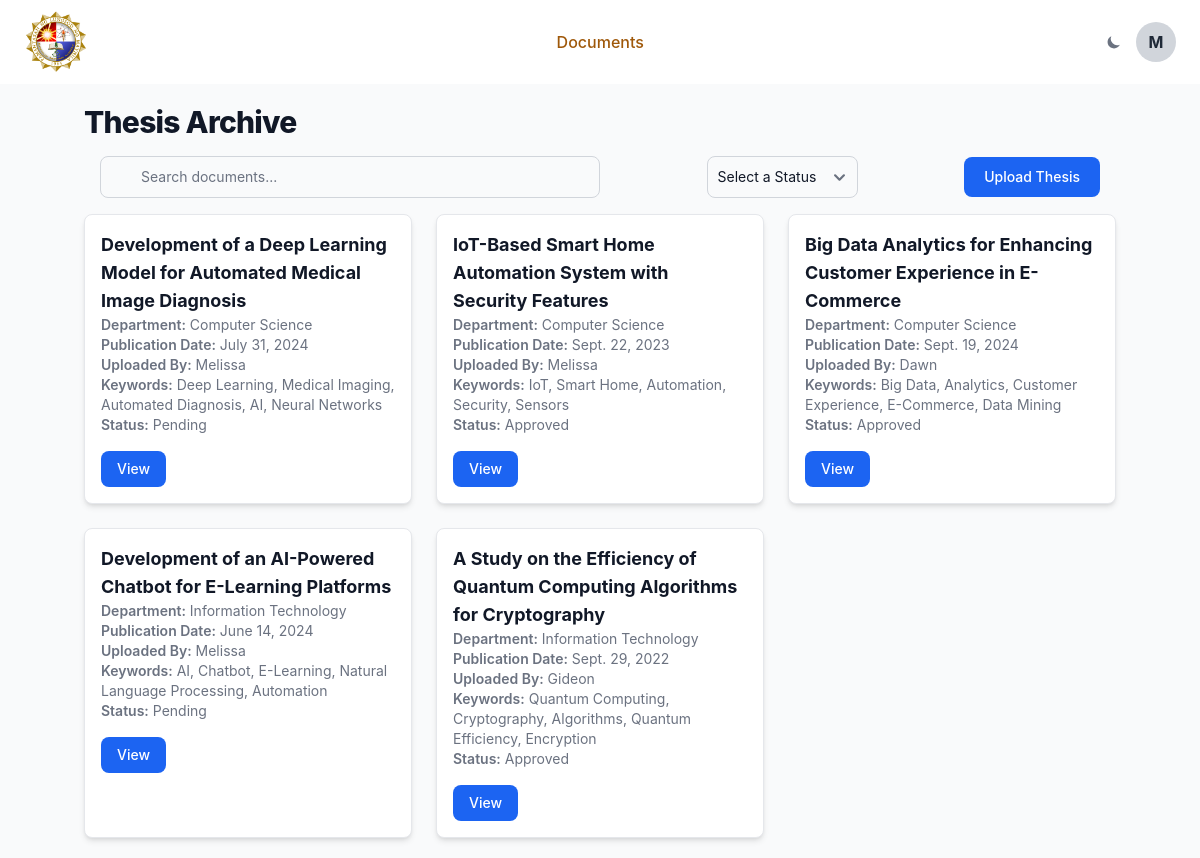
The page /document/list (signed in) on the database its author committed.
### archive_app/models.py (models this page shows, shortened)
class User(AbstractUser):
    ROLE_CHOICES = [
        ('guest', 'Guest'),
        ('student', 'Student'),
        ('admin', 'Admin'),
    ]
    username = None  # Remove the username field
    first_name = None  # Remove the first_name field
    last_name = None  # Remove the last_name field
    email = models.EmailField(unique=True)  # Use email as the unique identifier
    full_name = models.CharField(max_length=255, blank=True)  # Custom full_name field
    role = models.CharField(max_length=10, choices=ROLE_CHOICES, default='guest')
    is_active = models.BooleanField(default=True)
    objects = CustomUserManager()  # Attach the custom manager
    USERNAME_FIELD = 'email'  # Set email as the unique identifier for authentication
    REQUIRED_FIELDS = []  # Remove the requirement for other fields during user creation

class Document(models.Model):
    STATUS_CHOICES = [
        ('Pending', 'Pending'),
        ('Approved', 'Approved'),
    ]
    title = models.CharField(max_length=255)  # Required
    abstract = models.TextField(blank=True, null=True)  # Optional
    publication_date = models.DateField(blank=True, null=True)
    document_type = models.CharField(max_length=100, blank=True, null=True)  # Optional
    degree_name = models.CharField(max_length=100, blank=True, null=True)  # Optional
    subject_categories = models.CharField(max_length=255, blank=True, null=True)  # Optional
    college = models.CharField(max_length=100, blank=True, null=True)  # Optional
    department = models.CharField(max_length=100)  # Required
    advisor = models.CharField(max_length=100, blank=True, null=True)  # Optional
    panel_members = models.TextField(blank=True, null=True)  # Optional
    keywords = models.TextField(blank=True, null=True)  # Optional
    language = models.CharField(max_length=50, blank=True, null=True)  # Optional
    file_path = models.FileField(upload_to='documents/')  # Required
    uploaded_by = models.ForeignKey(User, on_delete=models.CASCADE)  # Required
    status = models.CharField(max_length=10, choices=STATUS_CHOICES, default='Pending')  # Required

### archive_app/views.py (the view)
# urls.py: path('document/list', views.document_list, name='document_list'),
def document_list(request):
    query = request.GET.get('q')  # For search functionality
    status_filter = request.GET.get('status')  # For status filtering (Pending, Approved, etc.)
    if request.user.is_authenticated:
        if request.user.role == 'student':
            documents = Document.objects.filter(
                Q(status="Approved") | Q(status="Pending", uploaded_by=request.user)
            )
        elif request.user.role == 'admin':
            documents = Document.objects.all()
        else:
            documents = Document.objects.filter(status="Approved")
    else:
        documents = Document.objects.filter(status="Approved")
    if query:
        documents = documents.filter(
            Q(title__icontains=query) | Q(keywords__icontains=query) | Q(abstract__icontains=query)
        )
    if status_filter:
        documents = documents.filter(status=status_filter)
    paginator = Paginator(documents, 10)  # Show 10 documents per page
    page = request.GET.get('page')
    documents = paginator.get_page(page)
    return render(request, 'document_list.html', {
        'documents': documents,
        'query': query,
        'selected_status': status_filter,
    })

### archive_app/templatetags/custom_filters.py (called while the page is built)
@register.filter
def initials(full_name):
    if not full_name:
        return ""
    name_parts = full_name.split()
    if len(name_parts) > 1:
        return f"{name_parts[0][0]}{name_parts[-1][0]}".upper()
    return name_parts[0][0].upper()  # Single name fallback

### templates/document_list.html (shortened to what this page needs)
{% extends "_base.html" %}
{% load static %}
{% block content %}
<section class="bg-gray-50 dark:bg-gray-900 p-3 sm:p-5">
    <div class="mx-auto max-w-screen-xl px-4 lg:px-12">
        <h1 class="text-2xl font-extrabold tracking-tight leading-none text-gray-900 md:text-3xl dark:text-white">
            Thesis Archive
        </h1>
        <div class="flex items-center justify-between space-y-3 md:space-y-0 md:space-x-4 p-4">
            <div class="w-full md:w-1/2">
                <form method="GET" class="flex items-center">
                    <div class="relative w-full">
                        <input type="text" id="search" name="q"
                            class="bg-gray-50 border border-gray-300 text-gray-900 text-sm rounded-lg focus:ring-primary-500 focus:border-primary-500 block w-full pl-10 p-2.5 dark:bg-gray-700 dark:border-gray-600 dark:placeholder-gray-400 dark:text-white"
                            placeholder="Search documents..." value="{{ request.GET.q }}">
                    </div>
                </form>
            </div>
            {% if user.is_authenticated %}
            <div>
                <form method="GET">
                    <select name="status"
                        class="bg-gray-50 border border-gray-300 text-gray-900 text-sm rounded-lg focus:ring-primary-500 focus:border-primary-500 block w-full p-2.5 dark:bg-gray-700 dark:border-gray-600 dark:placeholder-gray-400 dark:text-white"
                        onchange="this.form.submit()">
                        <option value="" disabled {% if not request.GET.status %}selected{% endif %}>Select a Status</option>
                    </select>
                </form>
            </div>
            {% endif %}
            {% if user.is_authenticated and user.role == 'student' %}
            <button data-modal-target="submit-document-modal" data-modal-toggle="submit-document-modal"
                class="text-white bg-blue-600 hover:bg-blue-700 focus:ring-4 focus:ring-blue-300 font-medium rounded-lg text-sm px-4 lg:px-5 py-2 lg:py-2.5 dark:bg-blue-500 dark:hover:bg-blue-600 dark:focus:ring-blue-700"
                type="button">
                Upload Thesis
            </button>
            {% endif %}
        </div>
        <div class="grid grid-cols-1 sm:grid-cols-2 lg:grid-cols-3 gap-6">
            {% for document in documents %}
            <div
                class="bg-white dark:bg-gray-800 border border-gray-200 dark:border-gray-700 rounded-lg shadow-md overflow-hidden">
                <div class="p-4">
                    <h2 class="text-lg font-bold text-gray-900 dark:text-white">
                        {{ document.title }}
                    </h2>
                    <p class="text-sm text-gray-500 dark:text-gray-400">
                        <span class="font-semibold">Department:</span> {{ document.department }}
                    </p>
                    <p class="text-sm text-gray-500 dark:text-gray-400">
                        <span class="font-semibold">Publication Date:</span> {{ document.publication_date }}
                    </p>
                    <p class="text-sm text-gray-500 dark:text-gray-400">
                        <span class="font-semibold">Uploaded By:</span> {{ document.uploaded_by.full_name }}
                    </p>
                    <p class="text-sm text-gray-500 dark:text-gray-400">
                        <span class="font-semibold">Keywords:</span> {{ document.keywords }}
                    </p>
                    <p class="text-sm text-gray-500 dark:text-gray-400">
                        <span class="font-semibold">Status:</span> {{ document.status }}
                    </p>
                    <div class="mt-4 flex justify-between">
                        <a href="{% url 'view_document' document.id %}"
                            class="text-white bg-blue-600 hover:bg-blue-700 font-medium rounded-lg text-sm px-4 py-2">
                            View
                        </a>
                    </div>
                </div>
            </div>
            {% empty %}
            <p class="text-center text-gray-500 dark:text-gray-400">
                No documents found.
            </p>
            {% endfor %}
        </div>
    </div>
</section>
{% endblock content %}

### templates/_base.html (shortened to what this page needs)
{% load compress %} {% load static %} {% load custom_filters %}
<!DOCTYPE html>
<html lang="en">
  <head>
    {% compress css %}
    <link rel="stylesheet" href="{% static 'src/output.css' %}" />
    {% endcompress %}
  </head>
  <body class="bg-gray-50 dark:bg-gray-900">
    <header>
      <nav
        class="bg-white border-gray-200 px-4 lg:px-6 py-2.5 dark:bg-gray-800"
      >
        <div
          class="flex flex-wrap justify-between items-center mx-auto max-w-screen-xl"
        >
          <a href="#" class="flex items-center">
            <img
              src="{% static 'assets/plm-logo.png' %}"
              class="mr-3 h-10 sm:h-16"
              alt="PLM Logo"
            />
          </a>
          <div class="flex items-center lg:order-2">
            <button
              id="theme-toggle"
              type="button"
              class="text-gray-500 dark:text-gray-400 hover:bg-gray-100 dark:hover:bg-gray-700 focus:outline-none focus:ring-4 focus:ring-gray-200 dark:focus:ring-gray-700 rounded-lg p-1.5 mr-2"
            >
              <svg
                id="theme-toggle-dark-icon"
                class="hidden w-4 h-4"
                fill="currentColor"
                viewBox="0 0 20 20"
                xmlns="http://www.w3.org/2000/svg"
              >
                <path
                  d="M17.293 13.293A8 8 0 016.707 2.707a8.001 8.001 0 1010.586 10.586z"
                ></path>
              </svg>
            </button>
            {% if user.is_authenticated %}
            <button
              id="avatarButton"
              data-dropdown-toggle="userDropdown"
              data-dropdown-placement="bottom-start"
              class="w-10 h-10 rounded-full flex items-center justify-center bg-gray-300 text-gray-800 dark:bg-gray-700 dark:text-white font-bold"
            >
              {{ user.full_name|initials }}
            </button>
            {% endif %}
          </div>
          <div
            class="hidden justify-center items-center w-full lg:flex lg:w-auto lg:order-1"
            id="mobile-menu-2"
          >
            <ul
              class="flex flex-col mt-4 font-medium lg:flex-row lg:space-x-8 lg:mt-0"
            >
              <li>
                <a
                  href="{% url 'document_list' %}"
                  class="text-gray-700 dark:text-gray-300 hover:text-yellow-600 dark:hover:text-yellow-400 {% if request.path == '/document/list' %} text-yellow-600 dark:text-yellow-400 {% endif %}"
                >
                  Documents
                </a>
              </li>
            </ul>
          </div>
        </div>
      </nav>
    </header>
    <div class="container mx-auto px-4 max-w-full">
      {% block content %} {% endblock content %}
    </div>
  </body>
</html>

### rows shown on the page
User: full_name|initials "M"
Document: title "Development of a Deep Learning Model for Automated Medical Image Diagnosis", department "Computer Science", publication_date "July 31, 2024", uploaded_by.full_name "Melissa", keywords "Deep Learning, Medical Imaging, Automated Diagnosis, AI, Neural Networks", status "Pending"
Document: title "IoT-Based Smart Home Automation System with Security Features", department "Computer Science", publication_date "Sept. 22, 2023", uploaded_by.full_name "Melissa", keywords "IoT, Smart Home, Automation, Security, Sensors", status "Approved"
Document: title "Big Data Analytics for Enhancing Customer Experience in E-Commerce", department "Computer Science", publication_date "Sept. 19, 2024", uploaded_by.full_name "Dawn", keywords "Big Data, Analytics, Customer Experience, E-Commerce, Data Mining", status "Approved"
Document: title "Development of an AI-Powered Chatbot for E-Learning Platforms", department "Information Technology", publication_date "June 14, 2024", uploaded_by.full_name "Melissa", keywords "AI, Chatbot, E-Learning, Natural Language Processing, Automation", status "Pending"
Document: title "A Study on the Efficiency of Quantum Computing Algorithms for Cryptography", department "Information Technology", publication_date "Sept. 29, 2022", uploaded_by.full_name "Gideon", keywords "Quantum Computing, Cryptography, Algorithms, Quantum Efficiency, Encryption", status "Approved"
